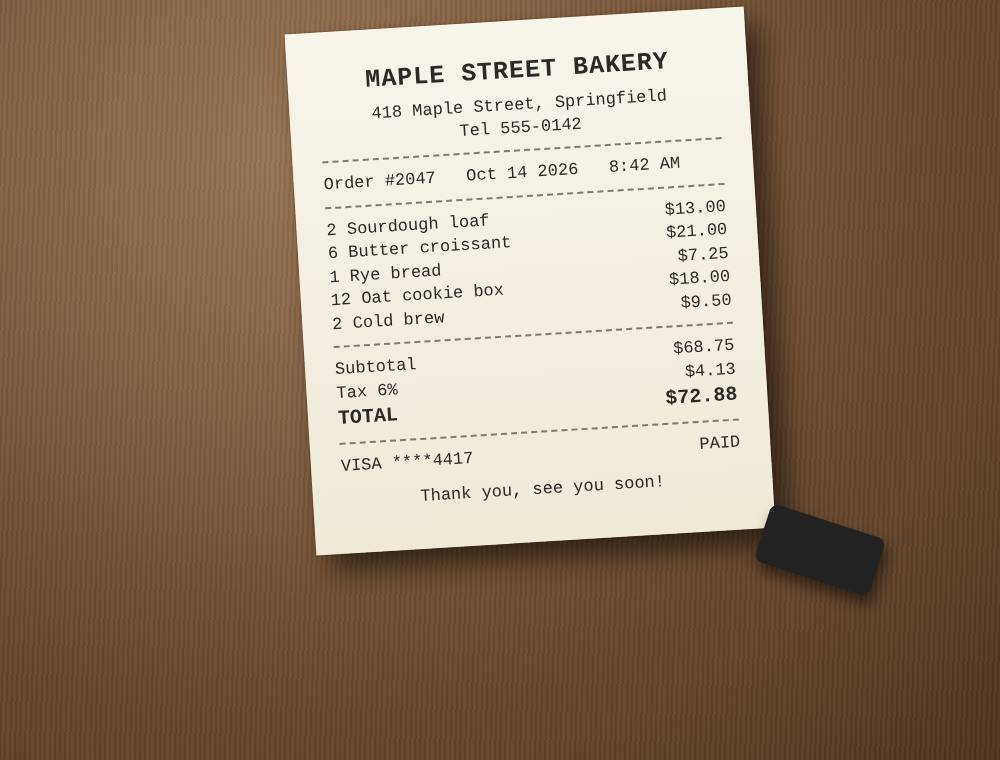
#> input picture app-assets/app-static/sandbox/sample-photo.jpg, 1000 x 760 px
$ python page_check.py ../../../../app-assets/app-static/sandbox/sample-photo.jpg
#> lines starting #> are read from the running program, lines starting #| are printed output that depends on the picture; after the words box and inside, x2 and y2 are one past the last pixel; in counts of white or black regions, pixels touching at a corner belong together
#!/usr/bin/env python3
"""page_check.py: automatic look at rendered page images (PNG/JPEG) before a file is shared.

You can't see images yet, so this script does the mechanical part of looking: for every page image it flags
  - a blank page (nothing on it),
  - ink in the outer edge strip of a page whose border is otherwise plain (text or a table cut off at the paper edge),
  - a mostly empty page (advisory: a stray page break or an unfilled section),
  - a large flat box of one colour that isn't the background (advisory: an image slot that never filled),
  - two consecutive identical pages (advisory: a duplicated page or slide).
It can't judge taste, wording or whether a photo fits; the text read-back (readback.py) and the gates cover the rest.

Usage:
  python3 page_check.py [--kind doc|deck|web] [--json-out FILE] PNG_OR_DIR [...]
  A directory means every page-*.png (else every *.png) in it, in name order.
Exit 0 when nothing failed (advisories never fail), 1 when a page failed, 2 on bad input.
--kind deck: full-bleed slides are normal, so edge ink is only flagged on slides with a plain border.
--kind web: one tall screenshot per width; the mostly-empty, edge and flat-box checks are skipped (render_audit's
  --full-page run catches a page wider than the screen).
"""
import argparse, glob, hashlib, json, os, sys

try:
    import numpy as np
    from PIL import Image
except ImportError:  # pragma: no cover
    print(json.dumps({"ok": False, "error": "needs Pillow and numpy (python3 -m pip install pillow numpy)"}))
    sys.exit(2)

TOL = 28            # a pixel counts as ink when any channel differs from the background by more than this
EDGE_FRAC = 0.012   # width of the outer strip checked for cut-off content, as a share of the page's short side
SAMPLE_MAX = 900    # pages are scaled down to this long side first; plenty for these checks and fast


def pages_from(args):
    out = []
    for a in args:
        if os.path.isdir(a):
            found = sorted(glob.glob(os.path.join(a, "page-*.png"))) or sorted(glob.glob(os.path.join(a, "*.png")))
            out += found
        elif os.path.isfile(a):
            out.append(a)
        else:
            raise SystemExit(json.dumps({"ok": False, "error": f"not found: {a}"}))
    if not out:
        raise SystemExit(json.dumps({"ok": False, "error": "no page images found"}))
    return out


def check(path, kind):
#> called with kind = 'doc'
    im = Image.open(path).convert("RGB")
#> im is the input picture: PIL image 1000x760 RGB; mean R, G, B 149.7, 127.4, 105.8
    full_w, full_h = im.size
#> full_w = 1000; full_h = 760
    im.thumbnail((SAMPLE_MAX, SAMPLE_MAX))
#> im: PIL image 900x684 RGB
    a = np.asarray(im).astype(np.int16)
    h, w, _ = a.shape
#> h = 684; w = 900
    # Background = the most common (coarsely binned) colour around the border.
    border = np.concatenate([a[0], a[-1], a[:, 0], a[:, -1]])
    binned = border // 8
    keys, counts = np.unique(binned, axis=0, return_counts=True)
#> keys = 40 rows, first 8: [9, 6, 3], [9, 6, 4], [10, 6, 4], [10, 7, 4], [10, 7, 5], [11, 7, 4], [11, 7, 5], [11, 8, 5]; counts = 40 values, max 474 at index 7, min 1 at index 20, mean 79.2
    bg = keys[counts.argmax()] * 8 + 4
#> bg = [92, 68, 44]
    diff = np.abs(a - bg).max(axis=2) > TOL          # True where a pixel is ink
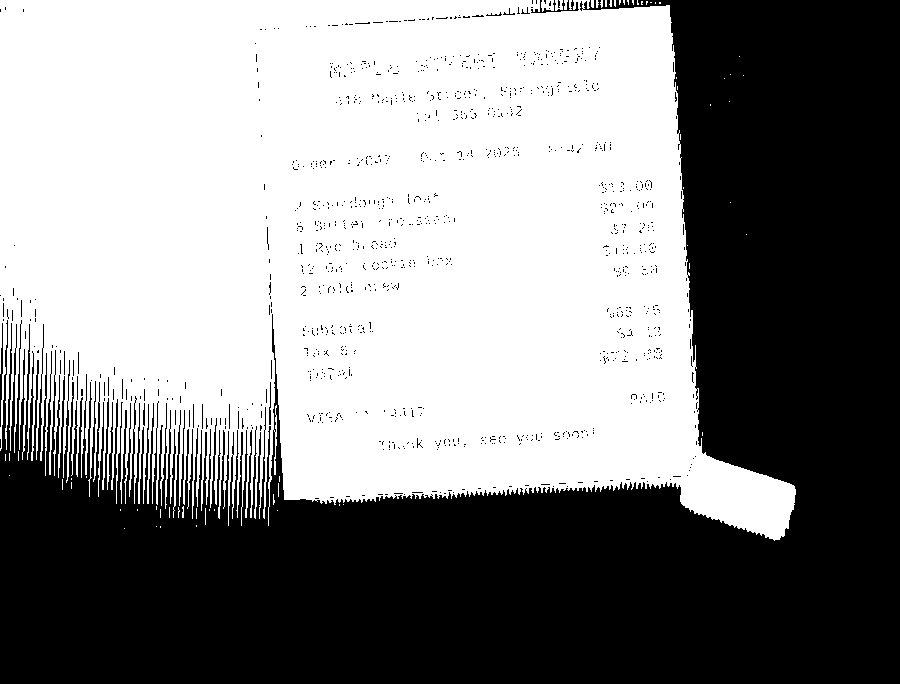
#> diff: shape (684, 900) bool; 53.2% white; 1198 black regions (1182 under 20 px), largest, box (x1, y1, x2, y2) and area: (0, 0, 900, 684) 284164, (531, 0, 579, 13) 187, (0, 323, 3, 427) 156
    plain_border = 1.0 - np.concatenate([diff[0], diff[-1], diff[:, 0], diff[:, -1]]).mean()
#> plain_border = 0.689
    total = w * h
#> total = 615600
    ink_pct = 100.0 * diff.mean()
#> ink_pct = 53.23
    fails, adv = [], []

    if ink_pct < 0.1:
        fails.append("blank page: nothing visible on it")
    elif ink_pct < 2 and kind != "web":
        adv.append(f"mostly empty page ({ink_pct:.1f}% ink): a stray page break or an unfilled section?")

    # Content cut at the paper edge: only meaningful when the border is mostly plain background.
    if kind == "web":
        pass   # a page scrolls and heroes run edge to edge; sideways overflow is render_audit's page_overflow_x check
    elif plain_border >= 0.85 and ink_pct >= 0.1:
        e = max(2, int(min(w, h) * EDGE_FRAC))
        for side, strip in (("top", diff[:e]), ("bottom", diff[-e:]), ("left", diff[:, :e]), ("right", diff[:, -e:])):
            if strip.mean() > 0.004:
                msg = f"ink in the {side} edge strip: something may be cut off at the {side} of the page"
                (adv if kind == "deck" else fails).append(msg)
    elif plain_border < 0.85:
        adv.append("full-bleed edge (a photo or colour runs to the edge): fine for a cover, check it was meant")

    # A large flat box of one non-background colour: often an image slot that never filled.
    if kind != "web" and diff.any():
        q = (a[diff] // 4)
        keys, counts = np.unique(q, axis=0, return_counts=True)
#> keys = 1413 rows, first 8: [0, 0, 0], [2, 2, 0], [4, 2, 2], [4, 3, 0], [4, 4, 2], [5, 3, 1], [5, 4, 2], [5, 4, 3]; counts = 1413 values, max 30103 at index 1296, min 1 at index 0, mean 231.9
        top = counts.argmax()
#> top = 1296
        if counts[top] / total > 0.12:
            mask = np.all(a // 4 == keys[top], axis=2)
            ys, xs = np.nonzero(mask)
            x0, x1 = np.percentile(xs, [1, 99]); y0, y1 = np.percentile(ys, [1, 99])   # ignore stray anti-aliased pixels
            box = (x1 - x0 + 1) * (y1 - y0 + 1)
            if counts[top] / box > 0.85 and box / total < 0.95:
                adv.append(f"large flat box of one colour ({100 * counts[top] / total:.0f}% of the page): an empty image slot or a placeholder panel?")

    digest = hashlib.sha1(a.tobytes()).hexdigest()
#> digest = '24fac60802f71215e7b76ac3c972cc8829e139f1'
    return {"file": path, "size": [full_w, full_h], "ink_pct": round(float(ink_pct), 2), "failures": fails, "advisories": adv}, digest


def main():
    ap = argparse.ArgumentParser(description=__doc__.split("\n")[0])
    ap.add_argument("paths", nargs="+")
    ap.add_argument("--kind", choices=["doc", "deck", "web"], default="doc")
    ap.add_argument("--json-out")
    a = ap.parse_args()
    pages, prev = [], None
    paths = pages_from(a.paths)
    if len(paths) >= 6:   # a long deck: the pages are looked at on several cores
        from concurrent.futures import ProcessPoolExecutor
        with ProcessPoolExecutor(min(8, os.cpu_count() or 2)) as ex:
            looked = list(ex.map(check, paths, [a.kind] * len(paths)))
    else:
        looked = [check(p, a.kind) for p in paths]
#> looked = 1 item
    for i, (r, d) in enumerate(looked, 1):
        r["page"] = i
        if prev is not None and d == prev:
            r["advisories"].append(f"identical to page {i - 1}: a duplicated page or slide?")
        prev = d
        pages.append(r)
#> this loop made 1 pass
#> (i, prev) on pass 1: (1, '24fac60802f71215e7b76ac3c972cc8829e139f1')
#> after the loop, pages = 1 item
    failures = [f"page {r['page']}: {m}" for r in pages for m in r["failures"]]
#> failures = []
    advisories = [f"page {r['page']}: {m}" for r in pages for m in r["advisories"]]
#> advisories = 1 item
    report = {"ok": not failures, "pages": len(pages), "failures": failures, "advisories": advisories,
              "per_page": [{k: r[k] for k in ("page", "file", "ink_pct")} for r in pages]}
    s = json.dumps(report, indent=1)
    if a.json_out:
        os.makedirs(os.path.dirname(os.path.abspath(a.json_out)), exist_ok=True)
        open(a.json_out, "w").write(s)
    print(s)
#> (printed output is left out)
    sys.exit(0 if report["ok"] else 1)
#> (the program exits here)
